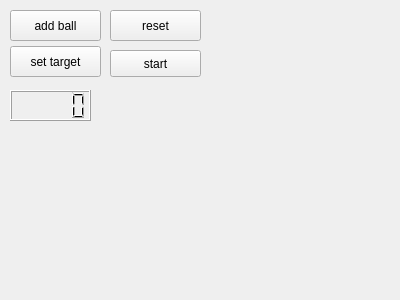
<?xml version="1.0" encoding="UTF-8"?>
<ui version="4.0">
 <class>MainLayout</class>
 <widget class="QWidget" name="MainLayout">
  <property name="geometry">
   <rect>
    <x>0</x>
    <y>0</y>
    <width>400</width>
    <height>300</height>
   </rect>
  </property>
  <property name="windowTitle">
   <string>Form</string>
  </property>
  <widget class="QPushButton" name="addBallBtn">
   <property name="geometry">
    <rect>
     <x>10</x>
     <y>10</y>
     <width>91</width>
     <height>31</height>
    </rect>
   </property>
   <property name="styleSheet">
    <string notr="true">background-image: url();</string>
   </property>
   <property name="text">
    <string>add ball</string>
   </property>
  </widget>
  <widget class="QPushButton" name="addTargetBtn">
   <property name="geometry">
    <rect>
     <x>10</x>
     <y>46</y>
     <width>91</width>
     <height>31</height>
    </rect>
   </property>
   <property name="text">
    <string>set target</string>
   </property>
  </widget>
  <widget class="QLCDNumber" name="scoreLcdNumber">
   <property name="geometry">
    <rect>
     <x>10</x>
     <y>90</y>
     <width>81</width>
     <height>31</height>
    </rect>
   </property>
  </widget>
  <widget class="QPushButton" name="resetBtn">
   <property name="geometry">
    <rect>
     <x>110</x>
     <y>10</y>
     <width>91</width>
     <height>31</height>
    </rect>
   </property>
   <property name="text">
    <string>reset</string>
   </property>
  </widget>
  <widget class="QPushButton" name="startBtn">
   <property name="geometry">
    <rect>
     <x>110</x>
     <y>50</y>
     <width>91</width>
     <height>27</height>
    </rect>
   </property>
   <property name="text">
    <string>start</string>
   </property>
  </widget>
 </widget>
 <resources/>
 <connections/>
</ui>
